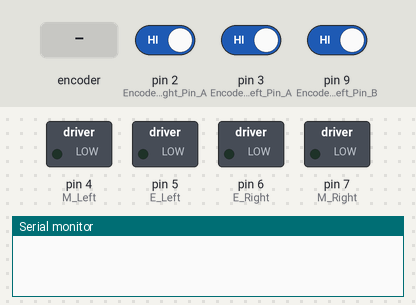
This sketch was run on a simulated Arduino Uno, built with avr-gcc and run on an emulated ATmega328P. Parts: switched loads named in the sketch (green lamp = pin HIGH), the last lines printed to the serial monitor. The inputs (shaded band) are chosen by the test bench; at power-on: pin 2 (Encoder_Right_Pin_A) HIGH, pin 3 (Encoder_Left_Pin_A) HIGH, pin 9 (Encoder_Left_Pin_B) HIGH.

Above: at 0.1 s.
At 5.26 s:
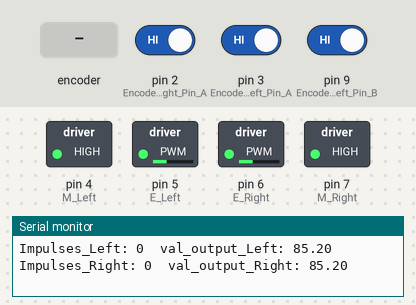
5.3 s: rotary encoder on pin 2 (Encoder_Right_Pin_A) / pin 8 (Encoder_Right_Pin_B) turned 1 step (first pin leading)
At 8.5 s:
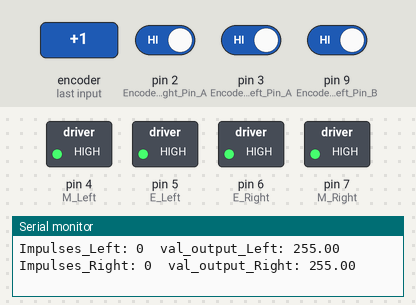
Timing chart, 0 to 10.0 s (numbered marks = the images above; inputs shaded):
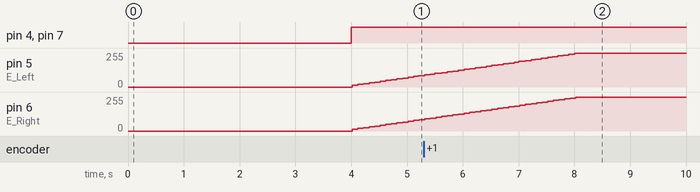

The sketch:

_2016-12-10_Encoder_2Motors_woPID.ino
```cpp
//The sample code for driving one way motor encoder
#include <PID_v1.h>

//************************************************************************************************************
//Энкодер на правом моторе:
//пин A правого энкодера подключается к цифр.пину 2 - используется для обработки прерываний (interrupt) int.1:
const byte Encoder_Right_Pin_A = 2;

//пин B правого энкодера подключается к цифр.пину 8:
const byte Encoder_Right_Pin_B = 8;

//переменная для сохранения последнего состояния на пине А правого энкодера:
byte Encoder_Right_Pin_A_Last;

//************************************************************************************************************
//Энкодер на левом моторе
//пин A левого энкодера подключается к цифр.пину 3 - используется для обработки прерываний (interrupt) int.0:
const byte Encoder_Left_Pin_A = 3;

//пин B левого энкодера подключается к цифр.пину 9:
const byte Encoder_Left_Pin_B = 9;
//переменная для сохранения последнего состояния на пине А левого энкодера:

byte Encoder_Left_Pin_A_Last;

//************************************************************************************************************
//Переменные для управления мотор-редукторами:

//Левый мотор M_Left:
int M_Left = 4;    //Направление вращения, вперёд-назад
int E_Left = 5;    //Скорость вращения, ШИМ 0-255

//Правый мотор M_Right:
int M_Right = 7;    //Направление вращения, вперёд-назад
int E_Right = 6;    //Скорость вращения, ШИМ 0-255

//************************************************************************************************************
//Переменные количества импульсов и направления вращения:

//количество импульсов на правом энкодере:
volatile int Impulses_Right;

//количество импульсов на левом энкодере:
volatile int Impulses_Left;

//модули количества импульсов, т.к. может быть отрицательным - в зависимости от напр.вращения
double abs_Impulses_Right;
double abs_Impulses_Left;

//направление вращения правого колеса:
volatile boolean Direction_Right;

//направление вращения левого колеса:
volatile boolean Direction_Left;

//************************************************************************************************************

boolean result_Right, result_Left;

double val_output_Right, val_output_Left;//Power supplied to the motor PWM value.

double Setpoint;

double Kp = 0.6, Ki = 5, Kd = 0; // 0.6, 5, 0

PID myPID_Right(&abs_Impulses_Right, &val_output_Right, &Setpoint, Kp, Ki, Kd, DIRECT);
PID myPID_Left(&abs_Impulses_Left, &val_output_Left, &Setpoint, Kp, Ki, Kd, DIRECT);

//************************************************************************************************************
//Функции движения:

//вперёд
void advance()
{

  digitalWrite(M_Left, HIGH);
  analogWrite(E_Left, val_output_Left);

  digitalWrite(M_Right, HIGH);
  analogWrite (E_Right, val_output_Right);
}

//назад
void back()//Motor reverse
{
  digitalWrite(M_Left, LOW);
  analogWrite(E_Left, val_output_Left);

  digitalWrite(M_Left, LOW);
  analogWrite(E_Left, val_output_Left);
}

//стоп
void Stop()//Motor stops
{
  digitalWrite(E_Right, LOW);
  digitalWrite(E_Left, LOW);
}

//************************************************************************************************************
void setup()
{
  delay(4000);

  int i;
  for (i = 4; i <= 7; i++) pinMode(i, OUTPUT);

  Serial.begin(9600);//Initialize the serial port

  Setpoint = 12;  //Set the output value of the PID

  myPID_Right.SetMode(AUTOMATIC);//PID is set to automatic mode
  myPID_Right.SetSampleTime(100);//Set PID sampling frequency is 100ms
  myPID_Left.SetMode(AUTOMATIC);//PID is set to automatic mode
  myPID_Left.SetSampleTime(100);//Set PID sampling frequency is 100ms

  EncoderInit();//Initialize the module
}

//************************************************************************************************************
void loop()
{
  advance();//Motor Forward

  abs_Impulses_Right = abs(Impulses_Right);
  abs_Impulses_Left = abs(Impulses_Left);

  result_Right = myPID_Right.Compute(); //PID conversion is complete and returns 1
  result_Left = myPID_Left.Compute();

  if (result_Left)
  {
    Serial.print("Impulses_Left: "); Serial.print(Impulses_Left); Serial.print("\t");
    Serial.print("val_output_Left: "); Serial.print(val_output_Left); Serial.print("\t");
    //Serial.println();
    Impulses_Left = 0; //Count clear, wait for the next count
  }

  if (result_Right)
  {
    Serial.print("Impulses_Right: "); Serial.print(Impulses_Right); Serial.print("\t");
    Serial.print("val_output_Right: "); Serial.print(val_output_Right); Serial.print("\t");
    Serial.println();
    Impulses_Right = 0; //Count clear, wait for the next count
  }
}

//************************************************************************************************************
void EncoderInit()
{
  Direction_Right = true;//default -> Forward
  Direction_Left = true;
  pinMode(Encoder_Right_Pin_B, INPUT);
  pinMode(Encoder_Left_Pin_B, INPUT);
  //attachInterrupt(0, wheelSpeed, CHANGE);
  attachInterrupt(1, wheelSpeed_Right, CHANGE);
  attachInterrupt(0, wheelSpeed_Left, CHANGE);
}

//************************************************************************************************************

void wheelSpeed_Right() {
  int LstatE_Left = digitalRead(Encoder_Right_Pin_A);
  if ((Encoder_Right_Pin_A_Last == LOW) && LstatE_Left == HIGH) {
    int val = digitalRead(Encoder_Right_Pin_B);
    if (val == LOW && Direction_Right) {
      Direction_Right = false;                       //Reverse
    }
    else if (val == HIGH && !Direction_Right) {
      Direction_Right = true;                        //Forward
    }
  }
  Encoder_Right_Pin_A_Last = LstatE_Left;
  if (!Direction_Right)  Impulses_Right++;
  else  Impulses_Right--;
}

//************************************************************************************************************

void wheelSpeed_Left() {
  int LstatE_Right = digitalRead(Encoder_Left_Pin_A);
  if ((Encoder_Left_Pin_A_Last == LOW) && LstatE_Right == HIGH) {
    int val = digitalRead(Encoder_Left_Pin_B);
    if (val == LOW && Direction_Left) {
      Direction_Left = false;                       //Reverse
    }
    else if (val == HIGH && !Direction_Left) {
      Direction_Left = true;                        //Forward
    }
  }
  Encoder_Left_Pin_A_Last = LstatE_Right;
  if (!Direction_Left)  Impulses_Left++;
  else  Impulses_Left--;
}

// the end
//************************************************************************************************************

//это кусок первоначального кода:
/*
void wheelSpeed_Right()
{
  int Lstate = digitalRead(Encoder_Right_Pin_A);
  if ((Encoder_Right_Pin_A_Last == LOW) && Lstate == HIGH)
  {
    int val = digitalRead(Encoder_Right_Pin_B);
    if (val == LOW && Direction_Right)
    {
      Direction_Right = false; //Reverse
    }
    else if (val == HIGH && !Direction_Right)
    {
      Direction_Right = true;  //Forward
    }
  }
  Encoder_Right_Pin_A_Last = Lstate;

  if (!Direction_Right)  Impulses_Right++;
  else  Impulses_Right--;

}
*/
```
